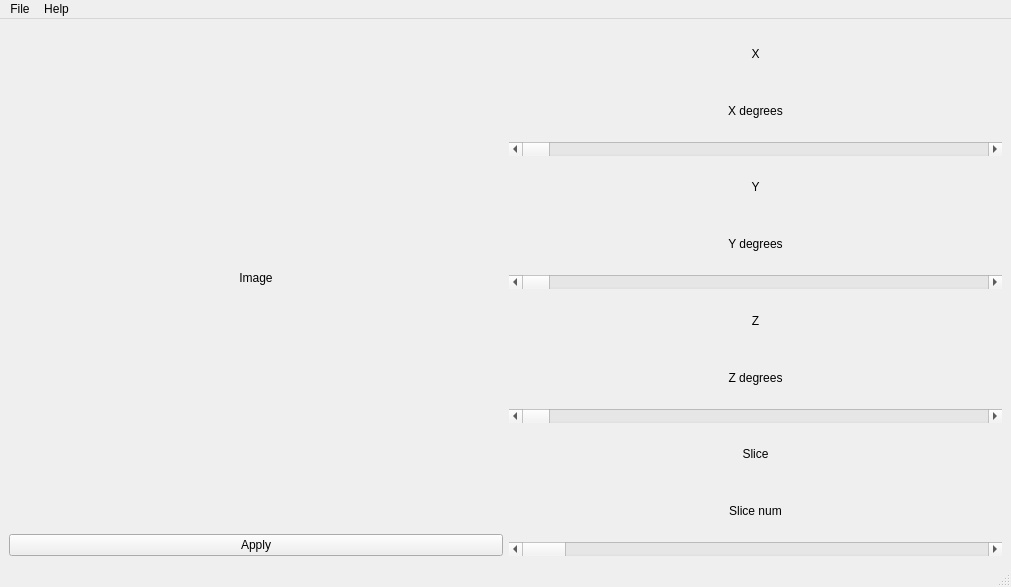
<?xml version="1.0" encoding="UTF-8"?>
<ui version="4.0">
 <class>MainWindow</class>
 <widget class="QMainWindow" name="MainWindow">
  <property name="geometry">
   <rect>
    <x>0</x>
    <y>0</y>
    <width>1011</width>
    <height>587</height>
   </rect>
  </property>
  <property name="windowTitle">
   <string>MainWindow</string>
  </property>
  <widget class="QWidget" name="centralwidget">
   <layout class="QHBoxLayout" name="horizontalLayout">
    <item>
     <layout class="QVBoxLayout" name="verticalLayout">
      <item>
       <widget class="QLabel" name="image">
        <property name="text">
         <string>Image</string>
        </property>
        <property name="scaledContents">
         <bool>true</bool>
        </property>
        <property name="alignment">
         <set>Qt::AlignCenter</set>
        </property>
       </widget>
      </item>
      <item>
       <widget class="QPushButton" name="apply_button">
        <property name="text">
         <string>Apply</string>
        </property>
       </widget>
      </item>
     </layout>
    </item>
    <item>
     <layout class="QVBoxLayout" name="verticalLayout_2">
      <item>
       <widget class="QLabel" name="x_label">
        <property name="text">
         <string>X</string>
        </property>
        <property name="alignment">
         <set>Qt::AlignCenter</set>
        </property>
       </widget>
      </item>
      <item>
       <widget class="QLabel" name="x_degrees">
        <property name="text">
         <string>X degrees</string>
        </property>
        <property name="alignment">
         <set>Qt::AlignCenter</set>
        </property>
       </widget>
      </item>
      <item>
       <widget class="QScrollBar" name="x_slider">
        <property name="maximum">
         <number>180</number>
        </property>
        <property name="orientation">
         <enum>Qt::Horizontal</enum>
        </property>
       </widget>
      </item>
      <item>
       <widget class="QLabel" name="y_label">
        <property name="text">
         <string>Y</string>
        </property>
        <property name="alignment">
         <set>Qt::AlignCenter</set>
        </property>
       </widget>
      </item>
      <item>
       <widget class="QLabel" name="y_degrees">
        <property name="text">
         <string>Y degrees</string>
        </property>
        <property name="alignment">
         <set>Qt::AlignCenter</set>
        </property>
       </widget>
      </item>
      <item>
       <widget class="QScrollBar" name="y_slider">
        <property name="maximum">
         <number>180</number>
        </property>
        <property name="orientation">
         <enum>Qt::Horizontal</enum>
        </property>
       </widget>
      </item>
      <item>
       <widget class="QLabel" name="z_label">
        <property name="text">
         <string>Z</string>
        </property>
        <property name="alignment">
         <set>Qt::AlignCenter</set>
        </property>
       </widget>
      </item>
      <item>
       <widget class="QLabel" name="z_degrees">
        <property name="text">
         <string>Z degrees</string>
        </property>
        <property name="alignment">
         <set>Qt::AlignCenter</set>
        </property>
       </widget>
      </item>
      <item>
       <widget class="QScrollBar" name="z_slider">
        <property name="maximum">
         <number>180</number>
        </property>
        <property name="orientation">
         <enum>Qt::Horizontal</enum>
        </property>
       </widget>
      </item>
      <item>
       <widget class="QLabel" name="slice_label">
        <property name="text">
         <string>Slice</string>
        </property>
        <property name="alignment">
         <set>Qt::AlignCenter</set>
        </property>
       </widget>
      </item>
      <item>
       <widget class="QLabel" name="slice_num">
        <property name="text">
         <string>Slice num</string>
        </property>
        <property name="alignment">
         <set>Qt::AlignCenter</set>
        </property>
       </widget>
      </item>
      <item>
       <widget class="QScrollBar" name="slice_slider">
        <property name="maximum">
         <number>100</number>
        </property>
        <property name="orientation">
         <enum>Qt::Horizontal</enum>
        </property>
       </widget>
      </item>
     </layout>
    </item>
   </layout>
  </widget>
  <widget class="QMenuBar" name="menubar">
   <property name="geometry">
    <rect>
     <x>0</x>
     <y>0</y>
     <width>1011</width>
     <height>22</height>
    </rect>
   </property>
   <widget class="QMenu" name="menu_file">
    <property name="title">
     <string>File</string>
    </property>
    <addaction name="action_open"/>
   </widget>
   <widget class="QMenu" name="menu_help">
    <property name="title">
     <string>Help</string>
    </property>
   </widget>
   <addaction name="menu_file"/>
   <addaction name="menu_help"/>
  </widget>
  <widget class="QStatusBar" name="statusbar"/>
  <action name="action_open">
   <property name="text">
    <string>Open</string>
   </property>
  </action>
 </widget>
 <resources/>
 <connections/>
</ui>
